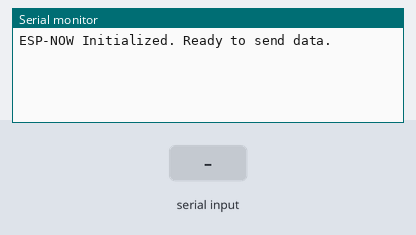
The sketch below on a simulated ESP32. Parts: the last lines printed to the serial monitor. The test bench sets the inputs (shaded band).

Above: at 1.2 s.
1.3 s: "1\n" received over Serial
At 2.1 s:
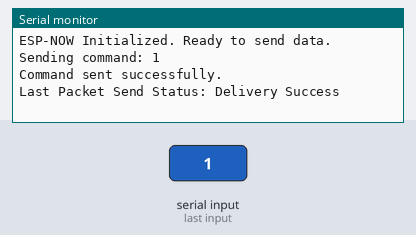
2.8 s: "0\n" received over Serial
At 3.2 s:
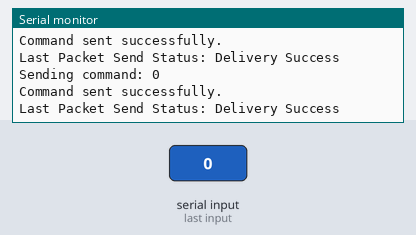
4.3 s: "2\n" received over Serial
At 5.5 s:
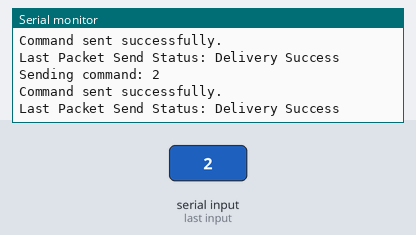

The sketch:

lastSend.ino
```cpp
#include <esp_now.h>
#include <WiFi.h>

// Receiver ESP32 MAC address
uint8_t receiverMAC[] = {0x08, 0xA6, 0xF7, 0xBD, 0x22, 0x30};

String command = "";

// Callback when ESP-NOW data is sent
void onSent(const uint8_t *macAddr, esp_now_send_status_t status) {
  Serial.print("Last Packet Send Status: ");
  Serial.println(status == ESP_NOW_SEND_SUCCESS ? "Delivery Success" : "Delivery Fail");
}

void setup() {
  Serial.begin(115200);

  // Initialize Wi-Fi in station mode
  WiFi.mode(WIFI_STA);

  // Initialize ESP-NOW
  if (esp_now_init() != ESP_OK) {
    Serial.println("Error initializing ESP-NOW");
    return;
  }
  esp_now_register_send_cb(onSent);

  // Register peer
  esp_now_peer_info_t peerInfo;
  memcpy(peerInfo.peer_addr, receiverMAC, 6);
  peerInfo.channel = 0;
  peerInfo.encrypt = false;

  if (esp_now_add_peer(&peerInfo) != ESP_OK) {
    Serial.println("Failed to add peer");
    return;
  }

  Serial.println("ESP-NOW Initialized. Ready to send data.");
}

void loop() {
  if (Serial.available()) {
    command = Serial.readStringUntil('\n');
    if (command.length() > 0) {
      const char *msg = command.c_str();
      esp_err_t result = esp_now_send(receiverMAC, (uint8_t *)msg, strlen(msg));

      Serial.print("Sending command: ");
      Serial.println(msg);

      if (result == ESP_OK) {
        Serial.println("Command sent successfully.");
      } else {
        Serial.println("Error sending command.");
      }
    }
  }
}
```

Measured:
- after the input at 1.3 s, the serial monitor: prints a new line at once (image 1)
- after the input at 2.8 s, the serial monitor: prints a new line at once (image 2)
- after the input at 4.3 s, the serial monitor: prints a new line at once (image 3)
